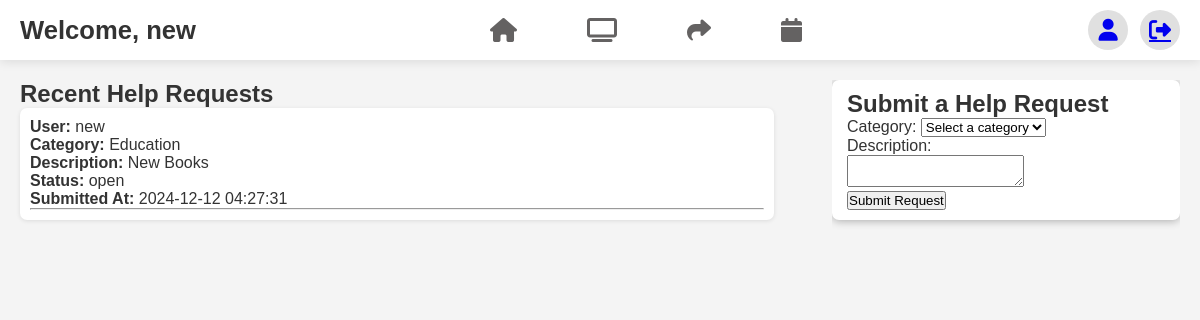
The page /app/views/help_requests_list.php (signed in) on the database as committed earlier.
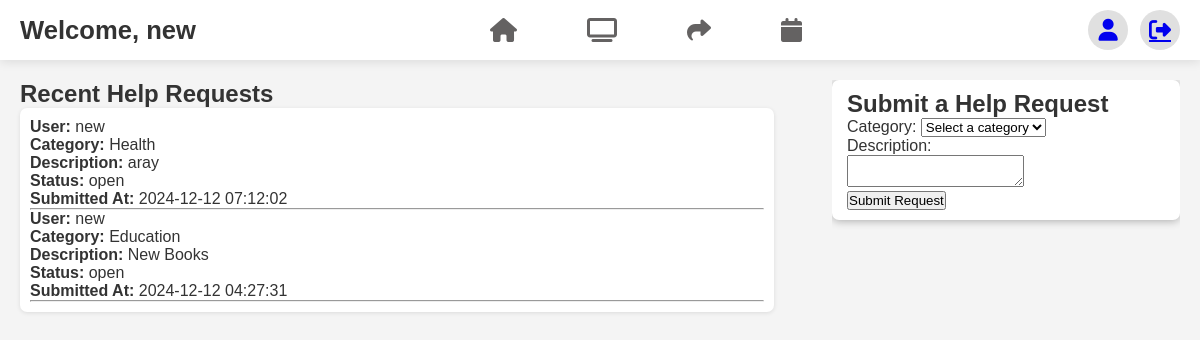
The same page on the database as committed later.
### tables this page shows
CREATE TABLE `help_requests` (
  `id` int(11) NOT NULL,
  `user` varchar(255) NOT NULL,
  `user_id` int(11) NOT NULL,
  `category` enum('Education','Health','Tech Support','Other') NOT NULL,
  `description` text NOT NULL,
  `status` enum('open','resolved') DEFAULT 'open',
  `created_at` timestamp NOT NULL DEFAULT current_timestamp()
);

CREATE TABLE `users` (
  `id` int(11) NOT NULL,
  `name` varchar(100) NOT NULL,
  `email` varchar(100) NOT NULL,
  `password` varchar(255) NOT NULL,
  `created_at` timestamp NOT NULL DEFAULT current_timestamp(),
  `reset_token` varchar(255) DEFAULT NULL,
  `token_expiry` datetime DEFAULT NULL,
  `role` enum('admin','member') DEFAULT 'member',
  `status` enum('active','inactive') DEFAULT 'active'
);

### app/controllers/HelpRequestController.php (called while the page is built, shortened)
<?php
require_once __DIR__ . '/../models/HelpRequestModel.php';
class HelpRequestController {
    private $helpRequestModel;
    public function __construct() {
        $database = new Database();
        $pdo = $database->connect();
        $this->helpRequestModel = new HelpRequestModel($pdo);
    }
    public function getHelpRequests() {
        try {
            return $this->helpRequestModel->getAllHelpRequests();
        } catch (Exception $e) {
            error_log("Error fetching help requests: " . $e->getMessage());
            return [];
        }
    }
}

### app/models/HelpRequestModel.php (called while the page is built, shortened)
<?php
class HelpRequestModel {
    private $pdo;
    public function __construct($pdo) {
        $this->pdo = $pdo;
    }
    public function getAllHelpRequests() {
        $stmt = $this->pdo->query("
            SELECT hr.id, hr.category, hr.description, hr.status, hr.created_at, u.name AS user_name
            FROM help_requests hr
            JOIN users u ON hr.user_id = u.id
            ORDER BY hr.created_at DESC
        ");
        return $stmt->fetchAll(PDO::FETCH_ASSOC);
    }
}

### app/views/help_requests_list.php (the view, shortened to what this page needs)
<?php
require_once __DIR__ . '/../controllers/HelpRequestController.php';
$helpRequestController = new HelpRequestController();
$helpRequestController->handleFormSubmission();
$helpRequests = $helpRequestController->getHelpRequests();
?>
<!DOCTYPE html>
<html lang="en">
<head>
    <link rel="stylesheet" href="https://cdnjs.cloudflare.com/ajax/libs/font-awesome/6.7.1/css/all.min.css"
 />
    <link rel="stylesheet" href="./public/assets/dashStyle.css">
</head>
<body>
<div class="container">
    <nav>
        <div class="nav-left">
            <h1>Welcome, <?= htmlspecialchars($_SESSION['user']['name']); ?></h1>
        </div>
        <div class="nav-center">
            <a href="?page=dashboard"><i class="fa-solid fa-house"></i></a>
            <a href="?page=help_requests"><i class="fa-solid fa-tv"></i></a>
            <a href="?page=resource_sharing"><i class="fa-solid fa-share"></i></a>
            <a href="?page=events"><i class="fa-solid fa-calendar"></i></a>
        </div>
        <div class="nav-right">
            <a href="?page=profile"><i class="fa-solid fa-user"></i></a>
            <a href="?page=logout"><i class="fa-solid fa-right-from-bracket"></i></a>
        </div>
    </nav>
    <div class="main-content">
        <div class="main-left">
            <h2>Recent Help Requests</h2>
            <div class="posts">
                <ul>
                    <?php if (!empty($helpRequests)): ?>
                        <?php foreach ($helpRequests as $request): ?>
                            <li>
                                <strong>User:</strong> <?= htmlspecialchars($request['user_name']) ?><br>
                                <strong>Category:</strong> <?= htmlspecialchars($request['category']) ?><br>
                                <strong>Description:</strong> <?= htmlspecialchars($request['description']) ?><br>
                                <strong>Status:</strong> <?= htmlspecialchars($request['status']) ?><br>
                                <strong>Submitted At:</strong> <?= htmlspecialchars($request['created_at']) ?><br>
                                <hr>
                            </li>
                        <?php endforeach; ?>
                    <?php else: ?>
                        <p>No help requests found.</p>
                    <?php endif; ?>
                </ul>
            </div>
        </div>
        <div class="main-right">
            <div class="create-post">
                <h2>Submit a Help Request</h2>
                <form action="?page=help_requests" method="POST">
                    <label for="category">Category:</label>
                    <select name="category" id="category" required>
                        <option value="" disabled selected>Select a category</option>
                    </select>
                    <br>
                    <label for="description">Description:</label><br>
                    <textarea id="description" name="description" required></textarea>
                    <br>
                    <button type="submit">Submit Request</button>
                </form>
            </div>
        </div>
    </div>
</div>
</body>
</html>

### public/assets/dashStyle.css (style rules this page uses)
* { margin: 0; padding: 0; box-sizing: border-box; }
body { background: #f4f4f4; color: #333; font-family: 'Arial', sans-serif; }
nav { width: 100%; height: 60px; display: flex; align-items: center; justify-content: space-between; background: #ffffff; box-shadow: 0 2px 10px rgba(0, 0, 0, 0.1); position: fixed; z-index: 1000; top: 0; padding: 0 20px; }
.nav-left { display: flex; align-items: center; }
.nav-left h1 { font-size: 1.6em; }
.nav-center { display: flex; align-items: center; }
.nav-center a { margin-left: 20px; text-decoration: none; }
.nav-center i { background: none; border-radius: 10px; font-size: 24px; padding: 15px 25px; color: #646262; transition: background 0.3s, color 0.3s; }
.nav-right { display: flex; align-items: center; }
.nav-right a { margin-left: 12px; }
.nav-right i { background: #e0e0e0; height: 40px; width: 40px; border-radius: 50%; font-size: 22px; display: flex; align-items: center; justify-content: center; transition: background 0.3s; }
.main-content { display: flex; justify-content: space-between; margin-top: 60px; padding: 20px; }
.main-left { width: 65%; margin-right: 20px; }
.main-right { width: 30%; margin-left: 20px; overflow-y: auto; height: calc(100vh - 60px); }
.create-post { width: 100%; height: auto; background: #fff; padding: 10px 15px; border-radius: 7px; box-shadow: 0 1px 8px rgb(0, 0, 0,0.3); }
.posts, .recent-activities { width: 100%; display: flex; flex-direction: column; align-items: flex-start; height: auto; cursor: pointer; border-radius: 7px; padding: 10px; background: #fff; box-shadow: 0 1px 4px rgba(0, 0, 0, 0.1); }
.posts ul, .recent-activities ul { list-style-type: none; width: 100%; }

Rows that differ between the two databases and show on the page:
added help_requests: user.name "new", category "Health", description "aray", status "open", created_at "2024-12-12 07:12:02"
